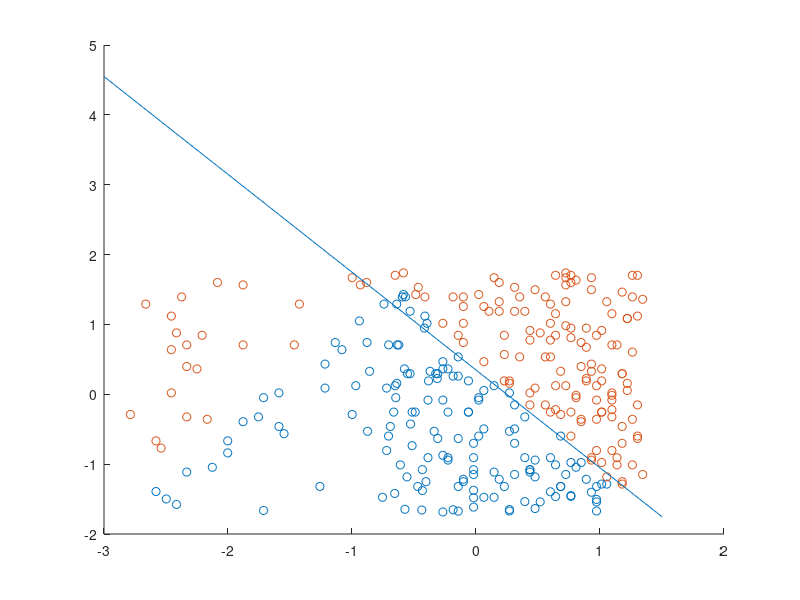

Reproduce this figure in MATLAB.
% Sheet 3

%% Import data
train_data = dlmread('train_data1.txt');
valid_data = dlmread('valid_data1.txt');

% normalize

my = mean(train_data);
sigma = std(train_data);

train_data(:,1) = (train_data(:,1)-my(1))./sigma(1);
train_data(:,2) = (train_data(:,2)-my(2))./sigma(2);
valid_data(:,1) = (valid_data(:,1)-my(1))./sigma(1);
valid_data(:,2) = (valid_data(:,2)-my(2))./sigma(2);

%% Plot validation data
A = valid_data(:,3) == 1;
B = valid_data(:,3) == -1;
clf
hold on
scatter(valid_data(A, 1), valid_data(A,2));
scatter(valid_data(B, 1), valid_data(B,2));
xlim([-3, 1.5])

%% Plot training data
A = train_data(:,3) == 1;
B = train_data(:,3) == -1;
clf
hold on
scatter(train_data(A, 1), train_data(A,2));
scatter(train_data(B, 1), train_data(B,2));
hold off


%% 2a)

% constants
eta = 0.01; %learning rate
beta = 1/2;
g = @(x) tanh(beta*x);     % activation function
dg = @(x) beta*(1-g(x).^2); % derivative of g
numPatterns = size(train_data,1);
numValidPat = size(valid_data,1);


% add a -1 to the data sets so we can subtract the threshold efficently
train = [train_data(:,[1 2]) -1.*ones(numPatterns,1)];
valid = [valid_data(:,[1 2]) -1.*ones(numValidPat,1)];

% the layers and how many neurons
layers = [2 1];

% initialize weights and thresholds
w = cell(length(layers)-1,1);
for i = 1:(length(layers)-1)
    rows = layers(i+1);
    cols = layers(i);
    w{i} = 0.4*rand(rows,cols) - 0.2;
    w{i}(:,cols+1)   = 2*rand(rows,1) - 1;
end


% train network
tmax = 10^4;
Ht = zeros(1,tmax);
Hv = zeros(1, tmax);
Ct = zeros(1,tmax);
Cv = zeros(1, tmax);

for i = 1:tmax
    % choose a pattern
    [pattern, index] = datasample(train,1);
    real_output = train_data(index,3);
    
    
    % propagate forward
    M = length(layers); % number of layers
    V = cell(M,1);
    V{1} = pattern';
    for m = 1:M-1
        V{m+1} = g(w{m}*V{m});
        V{m+1}(end+1) = -1;
    end
    
    % calculate error for output layer
    output = V{M}(1:end-1); % remove the last "-1"
    error = cell(M,1);
    error{M} = dg(w{M-1}*V{M-1})*(real_output-output);
    
    % calculate errors for hidden layers
    for m = M:-1:3
        error{m-1} = dg(w{m-2}*V{m-2}).*(w{m-1}(:,1:end-1)'*error{m});
    end
    
    % update weights
    for m = 1:M-1
        w{m} = w{m}+eta.*error{m+1}*V{m}';
    end
    
    %save energies
    %Ht(i) = 0.5/numPatterns * sum((train_data(:, 3)' - g(w{M-1}*train')).^2);
    %Ct(i) = 0.5/numPatterns * sum(abs(train_data(:, 3)' - g(w{M-1}*train')));
    %Hv(i) = 0.5/numValidPat * sum((valid_data(:, 3)' - g(w{M-1}*valid')).^2);
    %Cv(i) = 0.5/numValidPat * sum(abs(valid_data(:, 3)' - g(w{M-1}*valid')));
    
    if rem(i, 10000) == 0
        disp(i/10000)
    end
end
    
%% Plot weights
t = linspace(-3, 1.5);
y = -w{M-1}(1)/w{M-1}(2)*t + w{M-1}(3)/w{M-1}(2);

hold on
plot(t, y)

